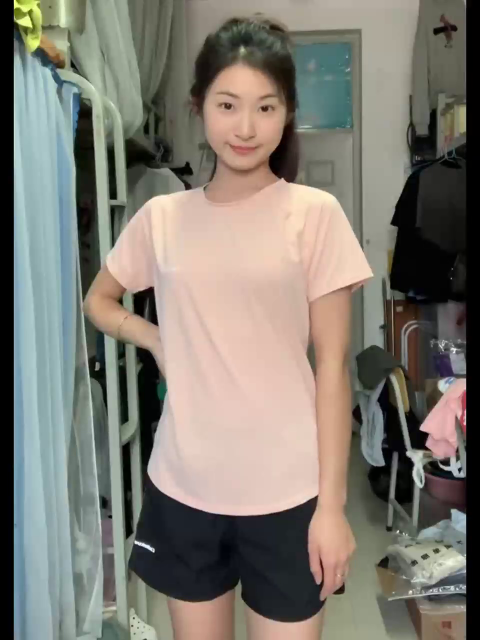
#> input picture frame 5 of extract/videos/video2.mp4, 960 x 1280 px (shown at 1/2 size)
$ python extract_frame.py
#> lines starting #> are read from the running program, lines starting #| are printed output that depends on the picture
import cv2
import numpy as np
import os
import multiprocessing

video_root = 'video_list.txt'
root = 'videos'
out_root = 'frames'
suffix = '.jpg'

def save_image(root, vid_name, num, image):
    s = '%d.jpg'%num
    file_name = os.path.join(root, vid_name, s.zfill(8))
    # print(file_name)
    cv2.imwrite(file_name, image)

def process(vid_path, preffix):
    videoCapture = cv2.VideoCapture(vid_path)

    i = 0
    while True:
        success, frame = videoCapture.read()
        if success:
            i = i + 1
            if i % 1 == 0:
                save_image(out_root, preffix, i, frame)
            # print('save image vid name: ', file_name, '; frame num: ', i)
        else:
            break

def main(root):
#> called with root = 'videos'
    if not os.path.exists(out_root):
        os.mkdir(out_root)
    # path_list = os.listdir(root)
    path_list = ['video2.mp4']
    # [5 lines of commented-out code are left out]

    pool = multiprocessing.Pool(processes=4)
    for file_name in path_list:
        path = os.path.join(root, file_name)
        preffix = file_name.split('.')[0]
        dir_name = os.path.join(out_root, preffix)
        if not os.path.exists(dir_name):
            os.mkdir(dir_name)

        pool.apply_async(process, args=(path, preffix))
#> this loop made 1 pass
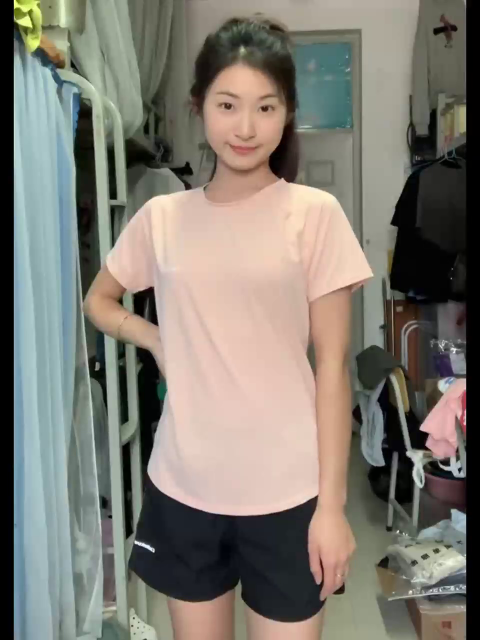
#> input picture frame 5 of extract/videos/video2.mp4, 960 x 1280 px (shown at 1/2 size)
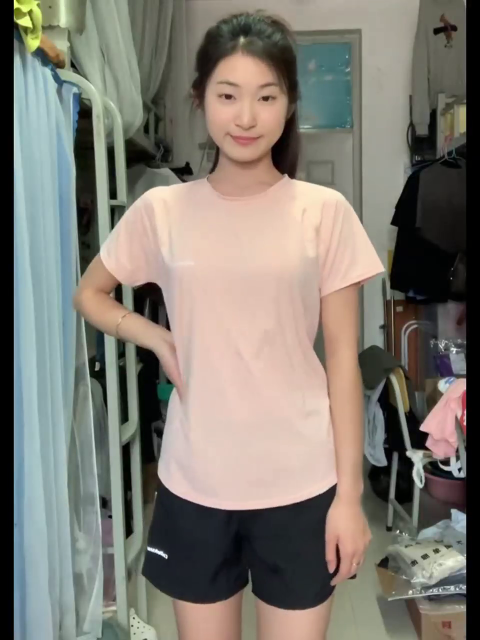
#> input picture frame 13 of extract/videos/video2.mp4, 960 x 1280 px (shown at 1/2 size)
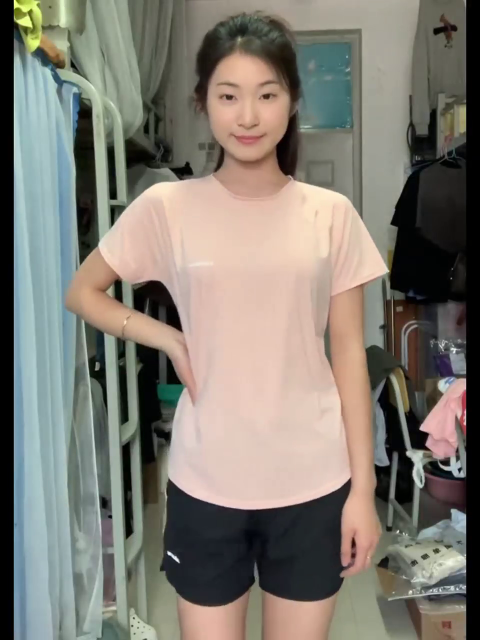
#> input picture frame 17 of extract/videos/video2.mp4, 960 x 1280 px (shown at 1/2 size)
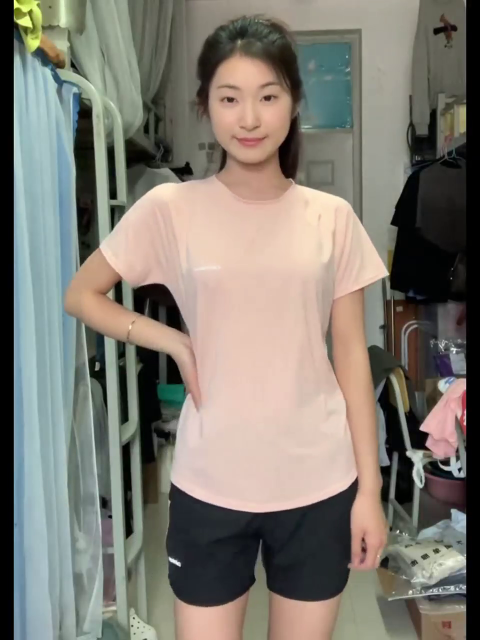
#> input picture frame 19 of extract/videos/video2.mp4, 960 x 1280 px (shown at 1/2 size)
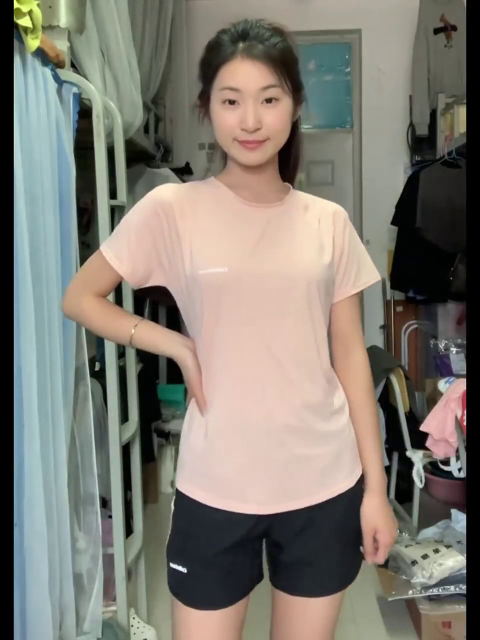
#> input picture frame 22 of extract/videos/video2.mp4, 960 x 1280 px (shown at 1/2 size)
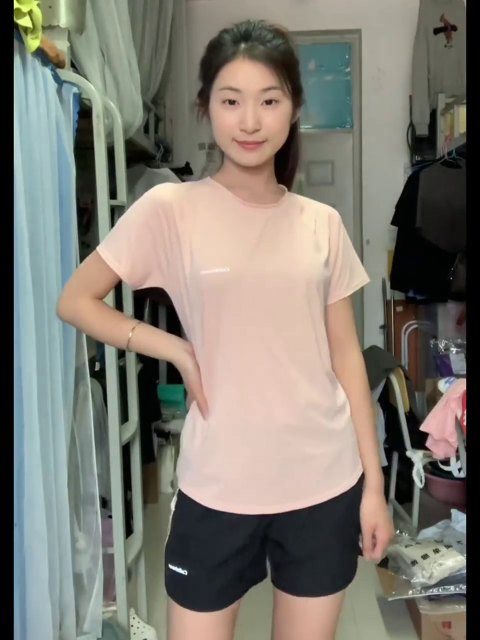
#> input picture frame 25 of extract/videos/video2.mp4, 960 x 1280 px (shown at 1/2 size)
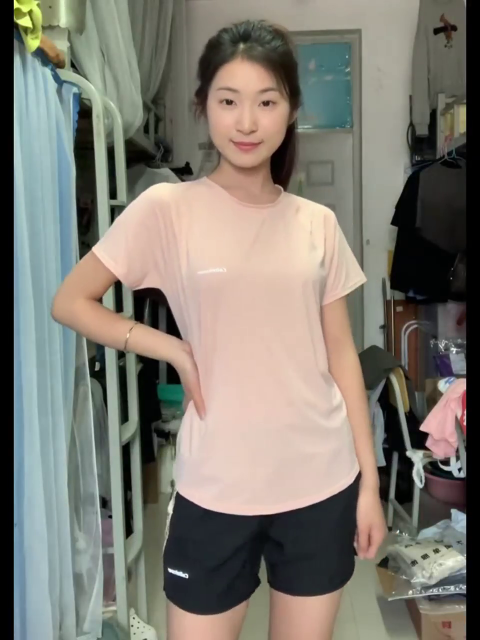
#> input picture frame 29 of extract/videos/video2.mp4, 960 x 1280 px (shown at 1/2 size)
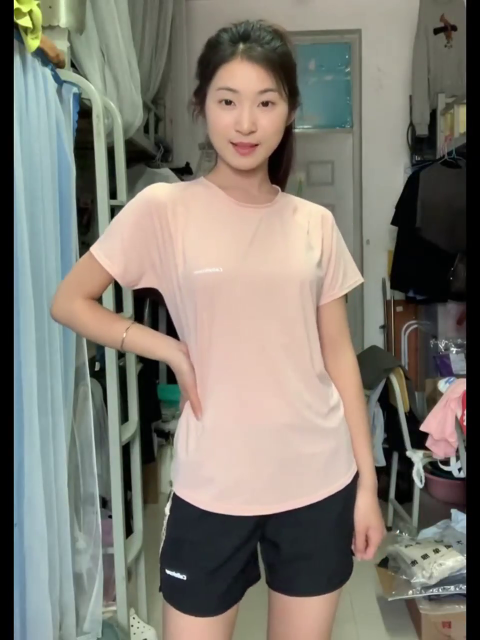
#> input picture frame 33 of extract/videos/video2.mp4, 960 x 1280 px (shown at 1/2 size)
        # process(path,preffix)

    pool.close()
    pool.join()

if __name__ == '__main__':
    main(root)
    print("finish!!!!!!!!!!!!!!!!!!")

$ run again, starting later in the video
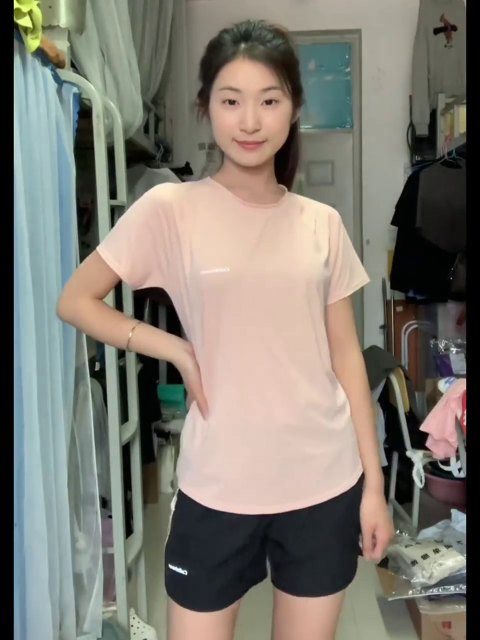
#> input picture frame 25 of extract/videos/video2.mp4, 960 x 1280 px (shown at 1/2 size)
#> the loop in main, `for file_name in path_list:` made 1 pass
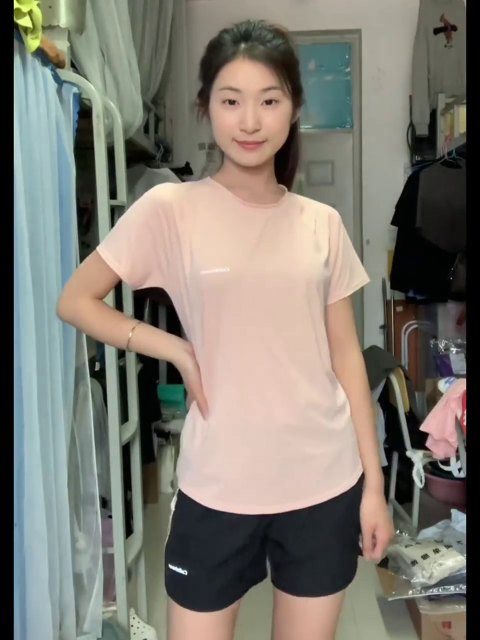
#> input picture frame 25 of extract/videos/video2.mp4, 960 x 1280 px (shown at 1/2 size)
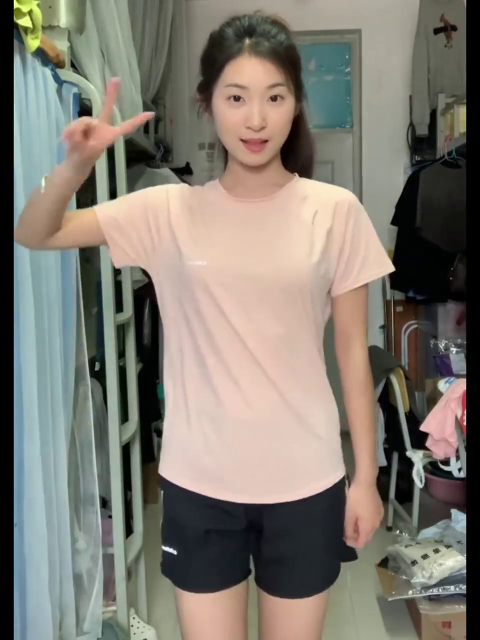
#> input picture frame 50 of extract/videos/video2.mp4, 960 x 1280 px (shown at 1/2 size)
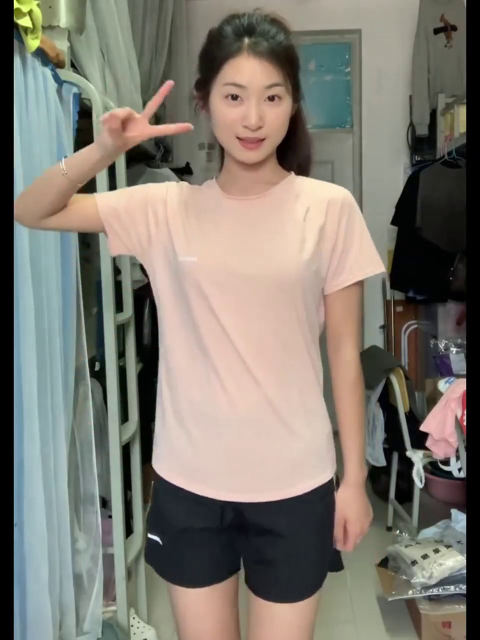
#> input picture frame 54 of extract/videos/video2.mp4, 960 x 1280 px (shown at 1/2 size)
